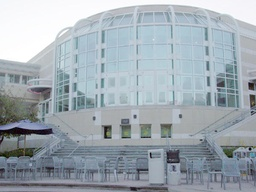
#> input picture A4/price_center20.JPG, 256 x 192 px, shrunk from 600 x 450 before the run
$ jupyter execute --allow-errors CSE252B_WI26_assignment_4.ipynb   (shell and % lines are left out)
#> lines starting #> are read from the running program, lines starting #| are printed output that depends on the picture
# CSE 252B: Computer Vision II, Winter 2026 – Assignment 4

Instructor: Ben Ochoa

Assignment due: Wed, Mar 4, 11:59 PM

**Name:** Evan Cheng

**PID:** A69042831

## Instructions
* Review the academic integrity and collaboration policies on the course
website.
* This assignment must be completed individually.
* All solutions must be written in this notebook.
* Math must be done in Markdown/$\LaTeX$.
* You must show your work and describe your solution.
* Programming aspects of this assignment must be completed using Python in this notebook.
* Your code should be well written with sufficient comments to understand, but there is no need to write extra markdown to describe your solution if it is not explictly asked for.
* This notebook contains skeleton code, which should not be modified (this is important for standardization to facilate efficient grading).
* You may use python packages for basic linear algebra, but you may not use functions that directly solve the problem. If you are uncertain about using a specific package, function, or method, then please ask the instructional staff whether it is allowable.
* **You must submit this notebook as an .ipynb file, a .py file, and a .pdf file on Gradescope.**
    - You may directly export the notebook as a .py file.  You may use [nbconvert](https://nbconvert.readthedocs.io/en/latest/install.html) to convert the .ipynb file to a .py file using the following command
    `jupyter nbconvert --to script filename.ipynb`
    - There are two methods to convert the notebook to a .pdf file.
        - You may first export the notebook as a .html file, then print the web page as a .pdf file.
        - If you have XeTeX installed, then you may directly export the notebook as a .pdf file.  You may use [nbconvert](https://nbconvert.readthedocs.io/en/latest/install.html) to convert a .ipynb file to a .pdf file using the following command
        `jupyter nbconvert --allow-chromium-download --to webpdf filename.ipynb`
    - **You must ensure the contents in each cell (e.g., code, output images, printed results, etc.) are clearly visible, and are not cut off or partially cropped in the .pdf file.**
    - Your code and results must remain inline in the .pdf file (do not move your code to an appendix).
    - **While submitting on gradescope, you must assign the relevant pages in the .pdf file submission for each problem.**
* It is highly recommended that you begin working on this assignment early.

# Problem 1 (Programming): Feature detection (20 points)
Download input data from the course website. The file price_center20.JPG
contains image 1 and the file price_center21.JPG contains image 2.

For each input image, calculate an image where each pixel value is the minor
eigenvalue of the gradient matrix

$$
\mathbf{M} =
\begin{bmatrix}
\sum_x \sum_y \left(R_x^2 + G_x^2 + B_x^2\right)
&
\sum_x \sum_y \left(R_x R_y + G_x G_y + B_x B_y\right)
\\[0.8em]
\sum_x \sum_y \left(R_x R_y + G_x G_y + B_x B_y\right)
&
\sum_x \sum_y \left(R_y^2 + G_y^2 + B_y^2\right)
\end{bmatrix}
$$

$$
\text{where }\;
R_x = \frac{\partial R}{\partial x}, \quad
R_y = \frac{\partial R}{\partial y}, \quad
G_x = \frac{\partial G}{\partial x}, \quad
G_y = \frac{\partial G}{\partial y}, \quad
B_x = \frac{\partial B}{\partial x}, \quad
B_y = \frac{\partial B}{\partial y}.
$$

where $R$, $G$ and $B$ refer to the color channels of the input image, and $x$ and $y$ represent the horizontal and vertical gradient directions respectively. The gradient matrix $M$ is computed over a local window of size $w$. Calculate the gradient images using the five-point
central difference operator. Set resulting values that are below a specified
threshold value to zero (hint: calculating the mean instead of the sum in $M$ allows
for adjusting the size of the window without changing the threshold value). Apply
an operation that suppresses (sets to 0) local (i.e., about a window) nonmaximum
pixel values in the minor eigenvalue image. Vary these parameters such that
600–650 features are detected in each image. For resulting nonzero pixel
values, determine the subpixel feature coordinate using the Förstner corner point
operator.

You may use scipy.signal.convolve to perform convolution operation and scipy.ndimage.maximum_filter for NMS operation.

**Note: You must use the color images (not grayscale) for feature detection; otherwise you will lose points.**

#### Report your final values for:
 * the size of the feature detection window (i.e., the size of the window used to calculate the elements in the gradient matrix $M$)
 * the minor eigenvalue threshold value
 * the size of the local nonmaximum suppression window
 * the resulting number of features detected (i.e., corners) in each image.

#### Display figures for:
 * minor eigenvalue images before thresholding
 * minor eigenvalue images after thresholding
 * original images with detected features

A typical implementation takes around 30 seconds to run. If yours takes more than 120 seconds, you may lose points.

[cell 1]
import numpy as np
from PIL import Image
import matplotlib.pyplot as plt
import matplotlib.patches as patches
import time

# open the input images
I1 = np.array(Image.open('price_center20.JPG'), dtype='float')/255.
I2 = np.array(Image.open('price_center21.JPG'), dtype='float')/255.
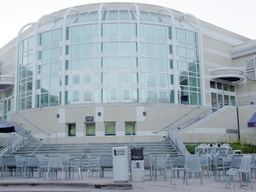
#> input picture A4/price_center21.JPG, 256 x 192 px, shrunk from 600 x 450 before the run

# Display the input images
plt.figure(figsize=(14,8))
plt.subplot(1,2,1)
plt.imshow(I1)
plt.subplot(1,2,2)
plt.imshow(I2)
plt.show()
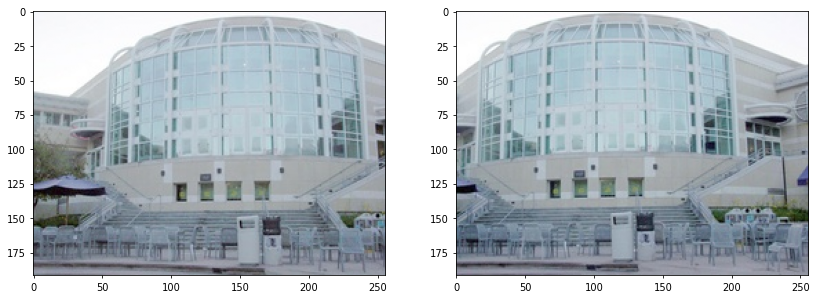
#> figure drawn by matplotlib, 2 panels

[cell 2]
from scipy import signal
from scipy import ndimage

def image_gradient(I):
    # Calculate the image gradient of I using the 5 point central difference operator
    # inputs:
    # I is the input image (may be mxn for Grayscale or mxnx3 for RGB)
    #
    # outputs:
    # Ix is the derivative of the magnitude of the image w.r.t. x
    # Iy is the derivative of the magnitude of the image w.r.t. y

    m, n = I.shape[:2]

    """your code here"""
    w = np.array([[-1/12, 8/12, 0, -8/12, 1/12]])
    w_t = w.T

    Ix = np.zeros((m, n, 3))
    Iy = np.zeros((m, n, 3))

    #red
    Ix[:,2:-2,0] = signal.convolve(I[:,:,0], w, mode='valid')
    Iy[2:-2,:,0] = signal.convolve(I[:,:,0], w_t, mode='valid')

    #green
    Ix[:,2:-2,1] = signal.convolve(I[:,:,1], w, mode='valid')
    Iy[2:-2,:,1] = signal.convolve(I[:,:,1], w_t, mode='valid')

    #blue
    Ix[:,2:-2,2] = signal.convolve(I[:,:,2], w, mode='valid')
    Iy[2:-2,:,2] = signal.convolve(I[:,:,2], w_t, mode='valid')

    return Ix, Iy


def minor_eigenvalue_image(Ix, Iy, w):
    # Calculate the minor eigenvalue image J
    #
    # inputs:
    # Ix is the derivative of the magnitude of the image w.r.t. x
    # Iy is the derivative of the magnitude of the image w.r.t. y
    # w is the size of the window used to compute the gradient matrix N
    #
    # outputs:
    # J0 is the mxn minor eigenvalue image of N before thresholding

    m, n = Ix.shape[:2]
    J0 = np.zeros((m,n))

    #Calculate your minor eigenvalue image J0.
    """your code here"""
    Rxx = Ix[:,:,0] ** 2
    Gxx = Ix[:,:,1] ** 2
    Bxx = Ix[:,:,2] ** 2

    Rxy = Ix[:,:,0] * Iy[:,:,0]
    Gxy = Ix[:,:,1] * Iy[:,:,1]
    Bxy = Ix[:,:,2] * Iy[:,:,2]

    Ryy = Iy[:,:,0] ** 2
    Gyy = Iy[:,:,1] ** 2
    Byy = Iy[:,:,2] ** 2

    Ixx = Rxx + Gxx + Bxx
    Iyy = Ryy + Gyy + Byy
    Ixy = Rxy + Gxy + Bxy

    sum = np.ones((w, w))
    Sxx = signal.convolve(Ixx, sum, mode='same')
    Syy = signal.convolve(Iyy, sum, mode='same')
    Sxy = signal.convolve(Ixy, sum, mode='same')

    detM = Sxx * Syy - Sxy * Sxy
    traceM = Sxx + Syy
    J0 = 0.5 * (traceM - np.sqrt(np.maximum(traceM**2 - 4 * detM, 0)))

    return J0

def nms(J, w_nms):
    # Apply nonmaximum supression to J using window w_nms
    #
    # inputs:
    # J is the minor eigenvalue image input image after thresholding
    # w_nms is the size of the local nonmaximum suppression window
    #
    # outputs:
    # J2 is the mxn resulting image after applying nonmaximum suppression
    #

    J2 = J.copy()
    """your code here"""
    R_max = ndimage.maximum_filter(J, w_nms)
    J2 = np.where(J == R_max, J, 0)

    return J2

def forstner_corner_detector(Ix, Iy, w, t, w_nms):
    # Calculate the minor eigenvalue image J
    # Threshold J
    # Run non-maxima suppression on the thresholded J
    # Gather the coordinates of the nonzero pixels in J
    # Then compute the sub pixel location of each point using the Forstner operator
    #
    # inputs:
    # Ix is the derivative of the magnitude of the image w.r.t. x
    # Iy is the derivative of the magnitude of the image w.r.t. y
    # w is the size of the window used to compute the gradient matrix N
    # t is the minor eigenvalue threshold
    # w_nms is the size of the local nonmaximum suppression window
    #
    # outputs:
    # C is the number of corners detected in each image
    # pts is the 2xC array of coordinates of subpixel accurate corners
    #     found using the Forstner corner detector
    # J0 is the mxn minor eigenvalue image of N before thresholding
    # J1 is the mxn minor eigenvalue image of N after thresholding
    # J2 is the mxn minor eigenvalue image of N after thresholding and NMS

    m, n = Ix.shape[:2]
    J0 = np.zeros((m,n))
    J1 = np.zeros((m,n))

    #Calculate your minor eigenvalue image J0 and its thresholded version J1.
    """your code here"""
    J0 = minor_eigenvalue_image(Ix, Iy, w)
    J1 = np.where(J0 > t, J0, 0)

    #Run non-maxima suppression on your thresholded minor eigenvalue image.
    J2 = nms(J1, w_nms)

    #Detect corners.
    """your code here"""
    y, x = np.where(J2 != 0)
    C = len(x)

    r = w // 2
    pts = []

    for c in range(C):
        i = x[c]
        j = y[c]

        Ix_w = Ix[j-r:j+r+1, i-r:i+r+1, :]
        Iy_w = Iy[j-r:j+r+1, i-r:i+r+1, :]

        X = []
        Y = []

        for x_coord in range(i - r, i + r + 1):
            X.append(x_coord)

        for y_coord in range(j-r, j+r+1):
            Y.append(y_coord)

        X = np.array(X)[None,:]
        Y = np.array(Y)[:,None]

        Rxx = Ix_w[:,:,0] ** 2
        Gxx = Ix_w[:,:,1] ** 2
        Bxx = Ix_w[:,:,2] ** 2

        Rxy = Ix_w[:,:,0] * Iy_w[:,:,0]
        Gxy = Ix_w[:,:,1] * Iy_w[:,:,1]
        Bxy = Ix_w[:,:,2] * Iy_w[:,:,2]

        Ryy = Iy_w[:,:,0] ** 2
        Gyy = Iy_w[:,:,1] ** 2
        Byy = Iy_w[:,:,2] ** 2

        Ixx = Rxx + Gxx + Bxx
        Iyy = Ryy + Gyy + Byy
        Ixy = Rxy + Gxy + Bxy

        Sxx = np.sum(Ixx)
        Syy = np.sum(Iyy)
        Sxy = np.sum(Ixy)

        A = np.array([[Sxx, Sxy], [Sxy, Syy]])

        bx = np.sum(X * Ixx + Y * Ixy)
        by = np.sum(X * Ixy + Y * Iyy)
        b = np.array([bx, by])

        corner_x, corner_y = np.linalg.solve(A, b)

        pts.append([corner_x, corner_y])

    pts = np.array(pts).T
    C = pts.shape[1]

    return C, pts, J0, J1, J2


# feature detection
def run_feature_detection(I, w, t, w_nms):
    Ix, Iy = image_gradient(I)
    C, pts, J0, J1, J2 = forstner_corner_detector(Ix, Iy, w, t, w_nms)
    return C, pts, J0, J1, J2

[cell 3]
# ImageGradient() unit test
# [10 lines left out: functions check_values, gray_to_RGB, not called in this run]

#> (the rest of this cell did not finish here and is left out)

[cell 4]
# input images
I1 = np.array(Image.open('price_center20.JPG'), dtype='float')/255.
I2 = np.array(Image.open('price_center21.JPG'), dtype='float')/255.

# parameters to tune
w = 9
t = 0.3
w_nms = 5

tic = time.time()
# run feature detection algorithm on input images
C1, pts1, J1_0, J1_1, J1_2 = run_feature_detection(I1, w, t, w_nms)
#> in minor_eigenvalue_image, `Rxy = Ix[:,:,0] * Iy[:,:,0]`:
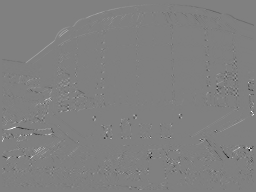
#> Rxy: shape (192, 256) float64; min -0.0745, max 0.0738, mean 3.97e-05; drawn with min black and max white
#> in minor_eigenvalue_image, `Syy = signal.convolve(Iyy, sum, mode='same')`:
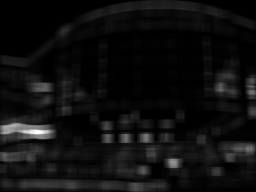
#> Syy: shape (192, 256) float64; min 0.000185, max 9.75, mean 0.6; drawn with min black and max white
#> in minor_eigenvalue_image, `Sxy = signal.convolve(Ixy, sum, mode='same')`:
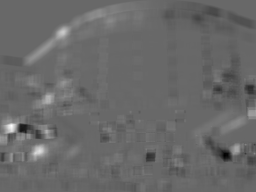
#> Sxy: shape (192, 256) float64; min -1.4, max 2.01, mean 0.0101; drawn with min black and max white
#> in minor_eigenvalue_image, `traceM = Sxx + Syy`:
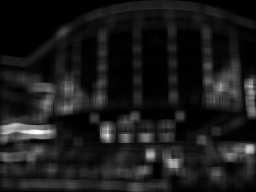
#> traceM: shape (192, 256) float64; min 0.000203, max 9.94, mean 1.06; drawn with min black and max white
#> in minor_eigenvalue_image, `J0 = 0.5 * (traceM - np.sqrt(np.maximum(traceM**2 - 4 * detM, 0)))`:
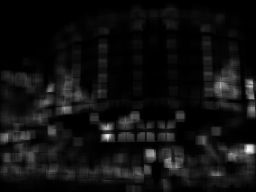
#> J0: shape (192, 256) float64; min -3.37e-16, max 3.81, mean 0.253; drawn with min black and max white
#> in nms, `R_max = ndimage.maximum_filter(J, w_nms)`:
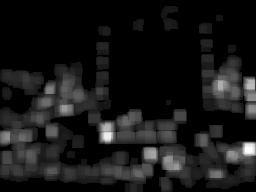
#> R_max: shape (192, 256) float64; min 0, max 3.81, mean 0.355; drawn with min black and max white
#> in nms, `J2 = np.where(J == R_max, J, 0)`:
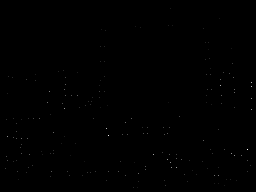
#> J2: shape (192, 256) float64; min 0, max 3.81, mean 0.00376; drawn with min black and max white
#> in forstner_corner_detector, `y, x = np.where(J2 != 0)`: y = 191 values from 8 to 187; x = 191 values, max 251 at index 38, min 5 at index 154, mean 128
#> in forstner_corner_detector, `C = len(x)`: C = 191
#> the loop in forstner_corner_detector, `for c in range(C):` made 191 passes
#> (i, j, Sxx, Syy, Sxy, A, bx, by) on passes 1 to 3: (170, 8, 0.399, 1.2, -0.125, [[0.399, -0.125], [-0.125, 1.2]], 67.06, -14.9), (219, 18, 0.365, 0.461, -0.069, [[0.365, -0.069], [-0.069, 0.461]], 78.37, -7.01), (168, 25, 0.815, 0.47, -0.104, [[0.815, -0.104], [-0.104, 0.47]], 136.6, -6.59)
C2, pts2, J2_0, J2_1, J2_2 = run_feature_detection(I2, w, t, w_nms)
#> in image_gradient (call 2), `Ix[:,2:-2,0] = signal.convolve(I[:,:,0], w, mode='valid')`:
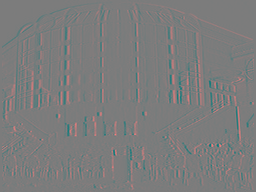
#> Ix: shape (192, 256, 3) float64; mean R, G, B -0.00011, 0, 0; drawn with min black and max white
#> (the rest of the program and of its run is left out)
